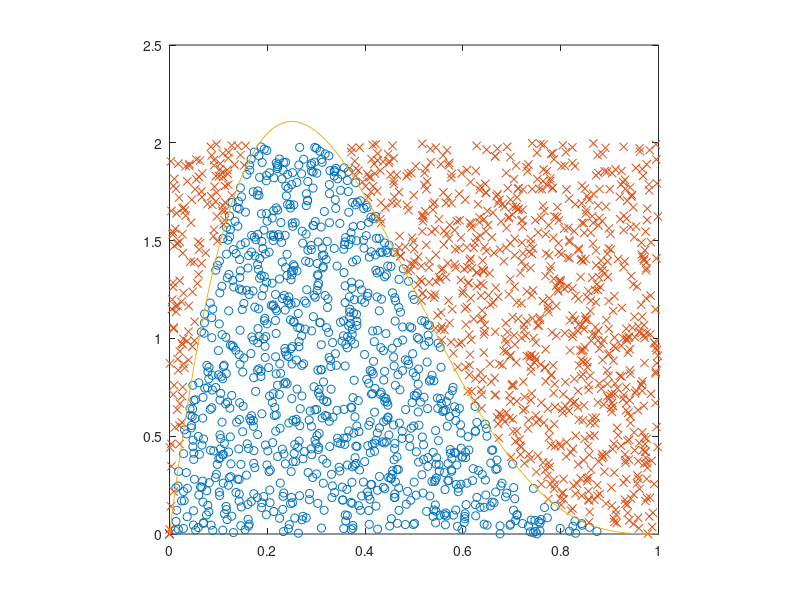
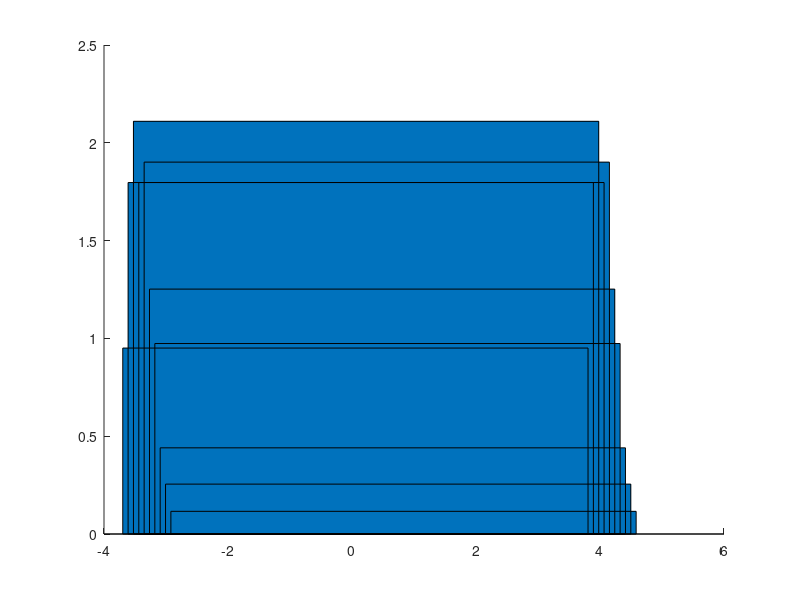

Write MATLAB code to recreate these figures, in order. (Note: this script raises an error after producing the figures.)
% Example 4.4
% Computational Statistics Handbook with MATLAB, 2nd Edition
% Wendy L. and Angel R. Martinez

c = 2;   % constant 
n=1000;  % generate 100 rv's
% set up the arrays to store variates
x = zeros(1,n);  						% random variates
xy = zeros(1,n);						% corresponding y values
rej = zeros(1,n);						% rejected variates
rejy = zeros(1,n); % corresponding y values
irv=1;			
irej=1;
while irv <= n
   y = rand(1);  % random number from g(y)
   u = rand(1);  % random number for comparison
   %if u <= 2*y/c;
   if u <= 20*y*(1-y)^3/c;
      x(irv)=y;
      xy(irv) = u*c;
      irv=irv+1
   else
             rej(irej)= y;
      rejy(irej) = u*c; % really comparing u*c<=2*y
      irej = irej + 1
   end
end

acc = irv/(irv+irej);
figure(1)
plot(x, xy, 'o', rej, rejy,'x');
axis square
hold on
%plot([0,1], [0,2], 'k');
xx = 0:0.01:1;
yy = 20.*xx.*(1-xx).^3;
plot(xx,yy);
hold off

figure(2)
[fr, x] = hist(x);
h=x(2)-x(1);
bar(x,fr/(n*h),1,'W')
axis square
hold on
xx = 0:0.01:1;
yy = 20.*xx.*(1-xx).^3;
plot(xx,yy);
hold off
